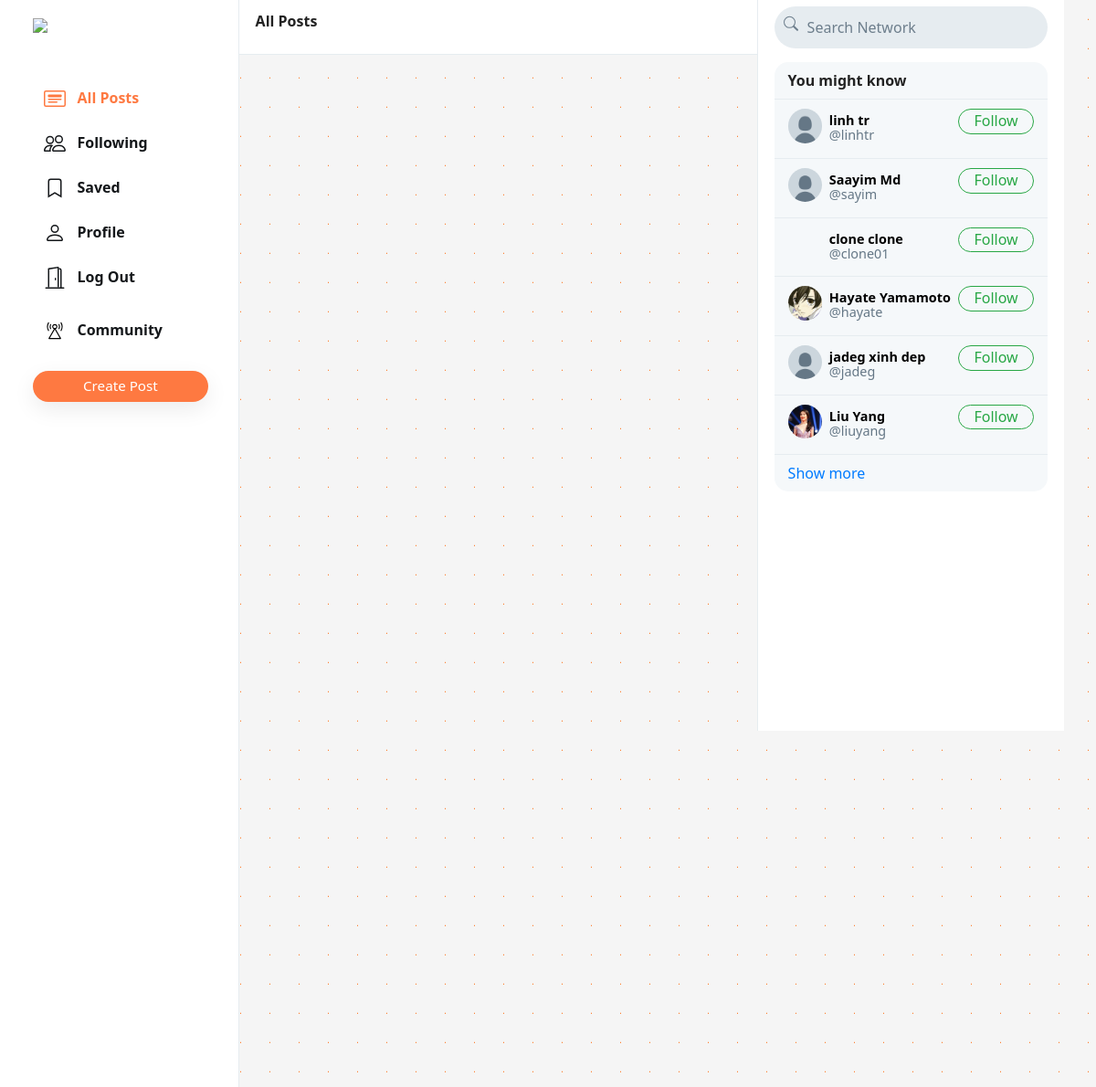
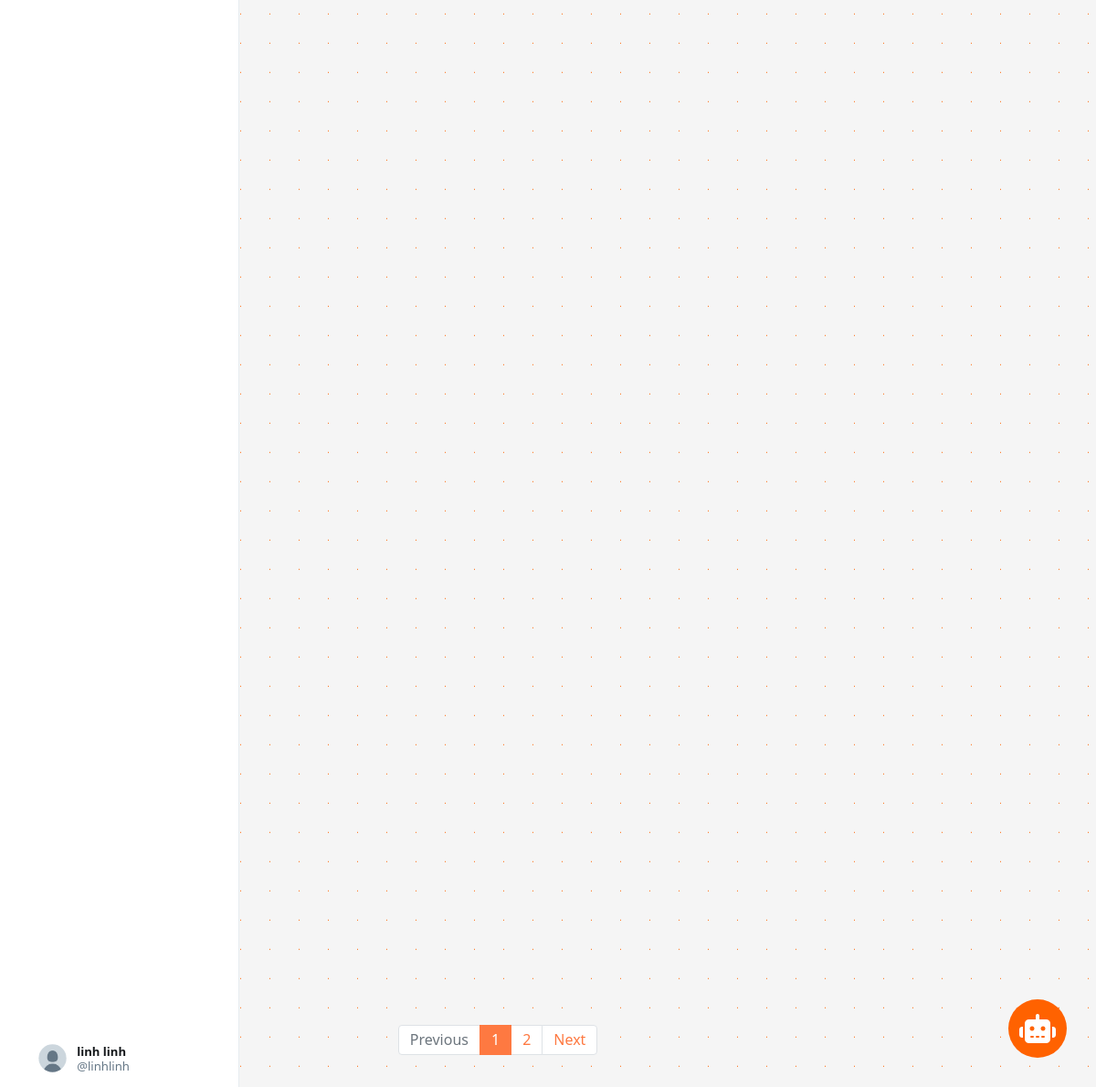
/ (signed in), run on the app's committed database (2 pictures, top to bottom).
### network/models.py (models this page shows, shortened)
class User(AbstractUser):
    profile_pic = models.ImageField(upload_to='profile_pic/')
    bio = models.TextField(max_length=160, blank=True, null=True)
    cover = models.ImageField(upload_to='covers/', blank=True)
    community = models.ManyToManyField('Community', blank=True, related_name='users', null=True, default=None)

### network/views.py (the view)
# urls.py: path("", views.index, name="index"),
def index(request):
    all_posts = Post.objects.all().order_by('-date_created')
    paginator = Paginator(all_posts, 10)
    page_number = request.GET.get('page')
    if page_number == None:
        page_number = 1
    posts = paginator.get_page(page_number)
    followings = []
    suggestions = []
    if request.user.is_authenticated:
        followings = Follower.objects.filter(
            followers=request.user).values_list('user', flat=True)
        suggestions = User.objects.exclude(pk__in=followings).exclude(
            username=request.user.username).order_by("?")[:6]
        communitys = Community.objects.filter(userlist=request.user)
    return render(request, "network/index.html", {
        "posts": posts,
        "suggestions": suggestions,
        "communitys": communitys,
        "page": "all_posts",
        'profile': False
    })

### network/templates/network/index.html (shortened to what this page needs)
{% extends "network/layout.html" %}
{% load static %}
{% block body %}
<div class="main-div">
    <div class="left-div">
        <nav class="head heading">
            {% if page == 'all_posts' %}
            All Posts
            {% elif page == 'following' %}
            Following
            {% elif page == 'saved' %}
            Saved
            {% elif page == 'profile' %}
            Profile
            {% else %}
            Explore
            {% endif %}
        </nav>
        <div class="left-div-content">
            <div class="posts-view">
                <div class="main-div-content">
                    <nav aria-label="Page navigation example" class="pagination-bar">
                        <ul class="pagination justify-content-center">
                            {% if posts.has_previous %}
                            <li class="page-item">
                                <a class="page-link" href="?page={{ posts.previous_page_number | default:1}}"
                                    tabindex="-1" aria-disabled="true">Previous</a>
                            </li>
                            {% else %}
                            <li class="page-item disabled">
                                <a class="page-link" href="" tabindex="-1" aria-disabled="true">Previous</a>
                            </li>
                            {% endif %}
                            {% for each in posts.paginator.page_range %}
                            {% if each == posts.number %}
                            <li class="page-item active"><a class="page-link" href="?page={{each}}">{{each}}</a></li>
                            {% else %}
                            <li class="page-item"><a class="page-link" href="?page={{each}}">{{each}}</a></li>
                            {% endif %}
                            {% endfor %}
                            {% if posts.has_next %}
                            <li class="page-item">
                                <a class="page-link" href="?page={{ posts.next_page_number }}">Next</a>
                            </li>
                            {% else %}
                            <li class="page-item disabled">
                                <a class="page-link" href="">Next</a>
                            </li>
                            {% endif %}
                        </ul>
                    </nav>
                </div>
            </div>
        </div>
    </div>
</div>
{% endblock %}

### network/templates/network/layout.html (shortened to what this page needs)
{% load static %}
<!DOCTYPE html>
<html lang="en">
<head>
    <link rel="stylesheet" href="https://cdnjs.cloudflare.com/ajax/libs/font-awesome/6.4.0/css/all.min.css">
    <link rel="stylesheet" href="https://stackpath.bootstrapcdn.com/bootstrap/4.4.1/css/bootstrap.min.css"
>
    <link href="{% static 'network/styles.css' %}" rel="stylesheet">
    <link rel="stylesheet" href="{% static 'network/chat.css' %}">
    <link rel="stylesheet" href="{% static 'network/community.css' %}">
    <link href='https://unpkg.com/boxicons@2.1.1/css/boxicons.min.css' rel='stylesheet'>
</head>
<body>
    <div class="body" data-page="{{page}}">
        <div class="sidenav">
            <a href="{% url 'index' %}" class="navbar-brand">
                <img src="{% static 'network/Images/logo.png' %}" height="31px">
            </a>
            <div style="height: 100%;">
                <div>
                    <div>
                        <ul>
                            <li class="nav-item" id="all_posts">
                                <a href="{% url 'index' %}" class="nav-link">
                                    <div>
                                        &nbsp;&nbsp;All Posts
                                    </div>
                                </a>
                            </li>
                            {% if user.is_authenticated %}
                            <li class="nav-item" id="following">
                                <a href="{% url 'following' %}" class="nav-link">
                                    <div>
                                        &nbsp;&nbsp;Following
                                    </div>
                                </a>
                            </li>
                            <li class="nav-item" id="saved">
                                <a href="{% url 'saved' %}" class="nav-link">
                                    <div>
                                        <svg width="1.5em" height="1.5em" viewBox="0 0 16 16" class="bi bi-bookmark"
                                            fill="currentColor" xmlns="http://www.w3.org/2000/svg">
                                            <path fill-rule="evenodd"
                                                d="M8 12l5 3V3a2 2 0 0 0-2-2H5a2 2 0 0 0-2 2v12l5-3zm-4 1.234l4-2.4 4 2.4V3a1 1 0 0 0-1-1H5a1 1 0 0 0-1 1v10.234z" />
                                        </svg>
                                        &nbsp;&nbsp;Saved
                                    </div>
                                </a>
                            </li>
                            <li class="nav-item" id="profile">
                                <a href="{% url 'profile' user.username %}" class="nav-link">
                                    <div>
                                        &nbsp;&nbsp;Profile
                                    </div>
                                </a>
                            </li>
                            <li class="nav-item" id="logout">
                                <a href="{% url 'logout' %}" class="nav-link">
                                    <div>
                                        &nbsp;&nbsp;Log Out
                                    </div>
                                </a>
                            </li>
                            {% endif %}
                        </ul>
                    </div>
                    {% if user.is_authenticated %}
                    <li class="nav-item" id="login">
                        <a onclick="togglecommunity()" class="nav-link">
                            <div>
                                &nbsp;&nbsp;Community
                            </div>
                        </a>
                    </li>
                    <br>
                    <button id="popup-btn" class="btn btn-success new-post-btn"
                        style="background-color: #fe7941 !important; border: none !important;"
                        onclick="createpost()">Create
                        Post</button>
                    {% endif %}
                </div>
                <div style="position: absolute; bottom: 10px;">
                    {% if user.is_authenticated %}
                    <li class="nav-item sidenav-user">
                        <a href="{% url 'profile' user.username %}" class="nav-link">
                            <div class="user_account">
                                <div class="small-profilepic"
                                    style="float: left; background-image: url(/media/{{user.profile_pic}})"></div>
                                <div style="height: 2.7vw; margin: auto;">
                                    <div style="margin-top: 4px;"><strong>{{user.first_name}}
                                            {{user.last_name}}</strong></div>
                                    <div class="grey" style="margin-top: 4px;">@{{ user.username }}</div>
                                </div>
                            </div>
                        </a>
                    </li>
                    {% endif %}
                </div>
            </div>
        </div>
        {% block body %}
        {% endblock %}
        <div class="right-div">
            <nav class="head">
                <form action="#">
                    <div class="search-div">
                        <div>
                        </div>
                        <input type="text" name="query" id="search-box" placeholder="Search Network">
                    </div>
                </form>
            </nav>
            <div class='right-div-content'>
                <div class="space" style="background-color: white;"></div>
                {% if user.is_authenticated %}
                <div class="suggestion-box">
                    <div class="suggestion-header">
                        You might know
                    </div>
                    {% for suggestion in suggestions %}
                    <div class="suggestion-user">
                        <div>
                            <a href="{% url 'profile' suggestion.username %}">
                                <div class="small-profilepic"
                                    style="background-image: url(/media/{{suggestion.profile_pic}})"></div>
                            </a>
                        </div>
                        <div class="user-details">
                            <a href="{% url 'profile' suggestion.username %}">
                                <div id="user-name">
                                    <strong>
                                        {{suggestion.first_name}} {{suggestion.last_name}}
                                    </strong>
                                </div>
                                <div class="grey">@{{suggestion.username}}</div>
                            </a>
                        </div>
                        <div>
                            <button class="btn btn-outline-success" type="button"
                                onclick="follow_user(this,'{{suggestion.username}}','suggestion')">Follow</button>
                        </div>
                    </div>
                    {% empty %}
                    <div style="text-align: center; border-bottom: .5px solid #e6ecf0; padding: 10px 15px;">
                        <span class="grey" style="font-size: .9em;">No suggestions available.</span>
                    </div>
                    {% endfor %}
                    <div class="suggestion-footer">
                        <a href="#">Show more</a>
                    </div>
                </div>
                {% endif %}
                <div class="chatbox-wrapper">
                    <div class="chatbox-toggle">
                        <i class="fa-solid fa-robot fa-beat-fade"></i>
                    </div>
                </div>
            </div>
        </div>
    </div>
</body>
</html>

### network/static/network/styles.css (style rules this page uses)
.body { display: flex; min-height: 100%; font-family: system-ui, sans-serif; }
.btn { border-radius: 20px; padding: 0.32rem 1rem 0.375rem 1rem; }
.btn, .btn:focus, .btn:active { box-shadow: none !important; -webkit-box-shadow: none !important; }
.grey { color: #657786; }
svg { vertical-align: text-top; }
.sidenav { height: 100%; width: 21.8%; position: fixed; top: 0; left: 0; padding: 15px; list-style: none; border-right: .5px solid #e6ecf0; z-index: 100; padding-left: 3%; background-color: white; }
.sidenav ul { list-style: none; padding-left: 0px; margin-top: 3vh; }
.sidenav li { margin-top: 7px; }
.sidenav .nav-link { color: #14171a; line-height: .7em; font-weight: 700; padding: 0px; }
.sidenav .nav-link>div { padding: 10px 20px 8px 12px; border-radius: 25px; line-height: 0.9em; width: max-content; }
.new-post-btn { padding-left: 55px !important; padding-right: 55px !important; font-size: .95em; font-weight: 530; box-shadow: rgba(0, 0, 0, 0.08) 0px 8px 24px !important; }
.user_account { display: flex; font-size: .82rem; font-weight: normal; padding-top: 3px !important; padding-bottom: 3px !important; padding-left: 3px !important; }
.user_account .small-profilepic { transform: scale(.82); margin-left: auto; margin-top: auto; }
.active a { color: #fe7941 !important; }
.main-div { position: relative; width: 47.25%; min-height: 100vh; left: 21.8%; }
.left-div { position: relative; }
.head { height: 7.5vh; }
.heading { position: fixed; width: 47.255%; top: 0px; padding: 18px; border-bottom: .5px solid #e6ecf0; line-height: .7em; font-weight: 800; background-color: #fff; z-index: 1000; }
.left-div-content { margin-top: 7.5vh; }
.small-profilepic { width: 3.1vw; height: 3.1vw; border-radius: 9999px; overflow: hidden; margin-right: 8px; background-size: cover; background-repeat: no-repeat; background-position: center; box-sizing: content-box; }
.space { height: 8px; background-color: #e6ecf0; }
.pagination-bar { margin-top: 35px; margin-bottom: 35px; }
.pagination-bar .page-link { line-height: .9em; }
.page-item.active .page-link { color: white !important; background-color: #fe7941; border-color: #fe7941; }
.page-link { color: #fe7941; }
.right-div { width: 28%; height: 100vh; position: fixed; right: 2.95%; border-left: .5px solid #e6ecf0; background-color: white; }
.right-div .head { padding: .9vh 1.5vw; }
.right-div .search-div { margin-left: auto; margin-right: auto; display: flex; border-radius: 25px; background-color: #e6ecf0; padding-left: 10px; padding-right: 10px; vertical-align: middle; }
#search-box { height: 5.7vh; border: none; background: none; outline: none; width: 100%; margin-left: 8px; }
#search-box::placeholder { color: #6d7e8c; }
.right-div-content { height: 92.5vh; overflow: auto; padding-left: 1.5vw; padding-right: 1.5vw; }
.suggestion-box, .guest-box { border-radius: 15px; overflow: hidden; background-color: #f5f8fa; }
.suggestion-header { padding: 13px 15px; line-height: .9em; font-weight: 800; border-bottom: .5px solid #e6ecf0; }
.suggestion-user { display: flex; padding: 10px 15px; font-size: .9em; border-bottom: .5px solid #e6ecf0; }
.suggestion-user a { color: black; text-decoration: none; }
.user-details { flex: 1; line-height: 1.1em; padding: 5px 0px 7px 0px; }
.suggestion-user .btn { padding: 0em 1em .09em 1em; }
.suggestion-footer { padding: 13px 15px; line-height: .9em; }
.suggestion-footer a { text-decoration: none; }

### network/static/network/chat.css (style rules this page uses)
*, *::before, *::after { box-sizing: border-box; }
body, h1, h2, h3, h4, p, figure, blockquote, dl, dd { margin: 0; }
body { min-height: 100vh; text-rendering: optimizeSpeed; line-height: 1.5; font-family: 'Poppins', sans-serif; background: linear-gradient(90deg, var(--grey) 31px, transparent 1px) 50%, linear-gradient(180deg, var(--grey) 31px, var(--orange) 1px) 50%; background-size: 32px 32px; color: var(--dark); }
a:not([class]) { text-decoration-skip-ink: auto; }
img, picture { max-width: 100%; display: block; }
input, button, textarea, select { font: inherit; }
:root { --orange: #ff6200; --blue: #335DFF; --grey: #F5F5F5; --grey-d-1: #EEE; --grey-d-2: #DDD; --grey-d-3: #888; --white: #FFF; --dark: #222; }
.chatbox-wrapper { position: fixed; bottom: 2rem; right: 2rem; width: 4rem; height: 4rem; }
.chatbox-toggle { width: 100%; height: 100%; background: var(--orange); color: var(--white); font-size: 2rem; display: flex; justify-content: center; align-items: center; border-radius: 50%; cursor: pointer; transition: .2s; }

### data on the page
User: profile_pic (placeholder picture), first_name "linh", last_name "linh", username "linhlinh"
User: profile_pic (placeholder picture), first_name "linh", last_name "tr", username "linhtr"
User: profile_pic (placeholder picture), first_name "Saayim", last_name "Md", username "sayim"
User: first_name "clone", last_name "clone", username "clone01"
User: profile_pic (picture), first_name "Hayate", last_name "Yamamoto", username "hayate"
User: profile_pic (placeholder picture), first_name "jadeg", last_name "xinh dep", username "jadeg"
User: profile_pic (picture), first_name "Liu", last_name "Yang", username "liuyang"

### other printed values
{{ each }} "1"
{{ each }} "2"
